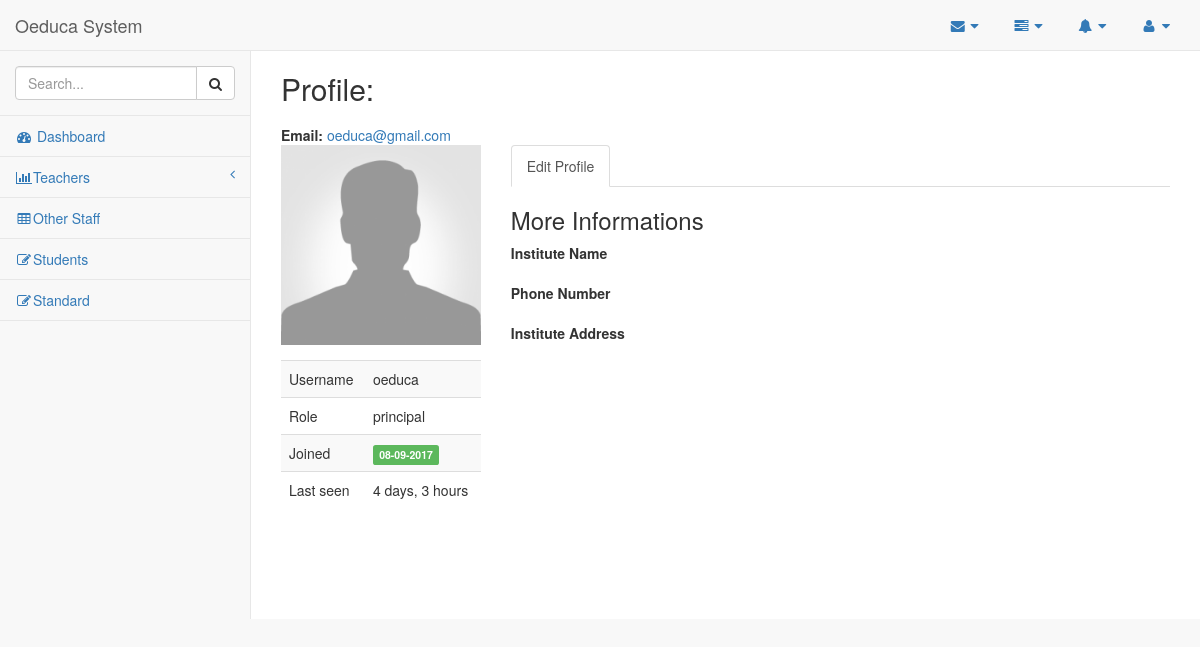
The app's page /account/profile/oeduca/, older data.
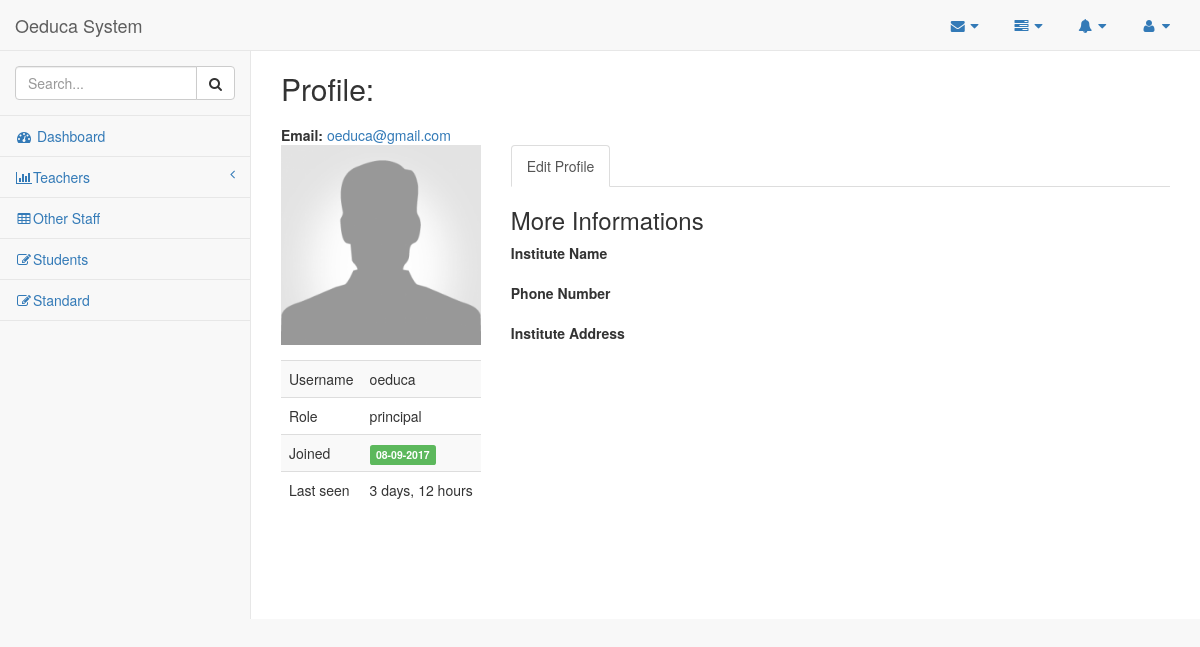
The same page, newer data.
### account/models.py (models this page shows)
class User(AbstractUser):
    username = models.CharField(max_length=255, unique=True, blank=False,
                                validators=[
                                        RegexValidator(
                                        regex = USERNAME_REGEX,
                                        message = 'Username must be Alpahnumeric or contain any of the following: ".+ -" ',
                                        code='invalid_username'
                                        )]
                                )
    first_name = models.CharField(max_length=255, blank=False,
                                  validators=[
                                        RegexValidator(
                                        regex = NAME_REGEX,
                                        message = 'Name must be Alphabetic',
                                        code='invalid_first_name'
                                        )]
                                )
    last_name = models.CharField(max_length=255, blank=False,
                                  validators=[
                                        RegexValidator(
                                        regex = NAME_REGEX,
                                        message = 'Name must be Alphabetic',
                                        code='invalid_last_name'
                                        )]
                                )
    email = models.EmailField(unique=True, blank=False)
    phone = models.CharField(max_length=10,unique=True, validators=[RegexValidator(regex='^\d{10}$', message='Length has to be 10', code='Invalid number')])
    picture = models.ImageField(null=True,
                                blank=True,
                                default='img/default.png',
                                height_field="height_field",
                                width_field="width_field",
                                verbose_name="profile picture"
                                )
    school = models.CharField(max_length=255,blank=False)
    address = models.CharField(max_length=255,blank=True)
    ROLES = (
        ('principal','Principal'),
        ('teacher','Teacher'),
        ('staff','Staff')
    )
    role = models.CharField(max_length=10, choices=ROLES,blank=True,verbose_name="login as a ",default=ROLES[0][0])
    height_field = models.IntegerField(default=600, null=True)
    width_field = models.IntegerField(default=600, null=True)
    USERNAME_FIELD = 'email' # use email to log in
    REQUIRED_FIELDS = ['username'] # required when user is created
    def get_absolute_url(self):
        return reverse("account:user_profile", kwargs={"username": self.username})

### account/views.py (the view)
# urls.py: url(r'^profile/(?P<username>\w+)/$', UserProfileAPIView.as_view(), name='user_profile'),
def user_profile(request, username=None): # Displays User Profile
    user_profile = get_object_or_404(User, username=username)
    context = { "user_profile": user_profile
              }
    return render(request, "account/profile.html", context)

### account/templates/account/profile.html (shortened to what the changed rows need)
{% extends 'base.html' %}
{% block body_block %}
<div class="page-content">
    <div id="tab-general">
        <div class="row mbl">
            <div class="col-lg-12">
                <div class="row">
                    <div class="col-md-12">
                        <h2>Profile:
                            <h1>{{ user_profile.first_name }} {{ user_profile.last_name }}</h2>
                        <b>Email: </b><a href="mailto:#">{{ user_profile.email }}</a><br>
                        <div class="row mtl">
                            <div class="col-md-3">
                                <div class="form-group">
                                    {% if user_profile.picture %}
                                    <div class="text-center mbl"><img src="{{ user_profile.picture.url }}" alt="" class="img-responsive" /></div>
                                    <!--                                    {% endif %}
                                        <div class="text-center mbl"><a href="#" class="btn btn-green"><i class="fa fa-upload"></i>&nbsp;
                                        Upload</a></div>
-->
                                </div>
                                <table class="table table-striped table-hover">
                                    <tbody>
                                        <tr>
                                            <td>Username</td>
                                            <td> {{ user_profile.username }}</td>
                                        </tr>
                                        <tr>
                                            <td>Role</td>
                                            <td> {{ user_profile.role }}</td>
                                        </tr>
                                        <tr>
                                            <td><span class="label label-success">{{ user_profile.date_joined|date:'d-m-Y' }}</span></td>
                                        </tr>
                                        <tr>
                                            <td>Last seen</td>
                                            <td>{{ user_profile.last_login|timesince }}</td>
                                        </tr>
                                    </tbody>
                                </table>
                            </div>
                            <div class="col-md-9">
                            </div>
                        </div>
                    </div>
                </div>
            </div>
        </div>
    </div>
</div>
{% endblock %}

Row changes from the older to the newer data that the page shows:
changed User "oeduca@gmail.com": last_login "4 days, 3 hours" → "3 days, 12 hours"
